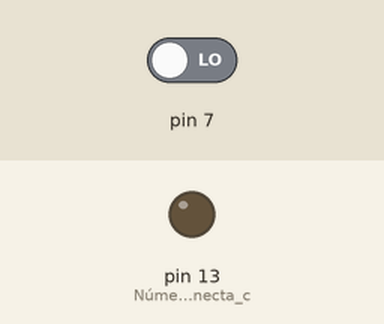
Simulated run of this sketch. Board: Arduino Uno, built with avr-gcc and run on an emulated ATmega328P. Shown: output pins drawn as LEDs (lit = HIGH). The test bench sets the inputs (shaded band); at power-on: pin 7 LOW.

Above: at 1.2 s.
1.3 s: pin 7 driven HIGH
At 2.1 s:
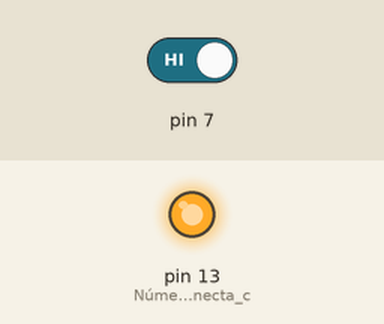
2.8 s: pin 7 driven LOW
At 3.2 s:
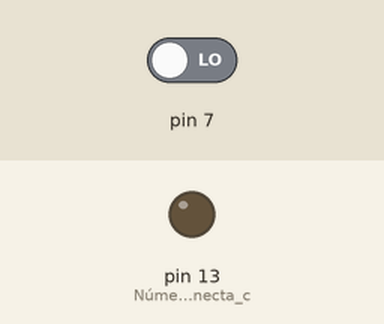
Timing chart, 0 to 5.8 s (numbered marks = the images above; inputs shaded):
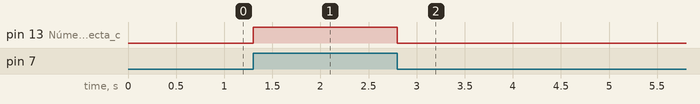

The sketch:

ej2.ino
```cpp
// C++ code
//
void setup()
{
  pinMode(LED_BUILTIN, OUTPUT); // Número donde se conecta cada led + salida
  pinMode(7, INPUT);
}

void loop()
{
  if((digitalRead(7)==true)){ // Interruptor ON
    digitalWrite(13, HIGH); // Led rojo encendido
    digitalWrite(11, LOW); // Led amarillo apagado
    digitalWrite(12, LOW); // Led verde apagado
  }else{ // Interrupton OFF
    digitalWrite(13, LOW); // Led rojo apagado
    digitalWrite(11, HIGH); // Led amarillo encendido
    digitalWrite(12, HIGH); // Led verde encendido
  }
}
```

Measured:
- after the input at 1.3 s, pin 13 (Número_donde_se_conecta_c): LOW → HIGH at once
- after the input at 2.8 s, pin 13 (Número_donde_se_conecta_c): HIGH → LOW at once
